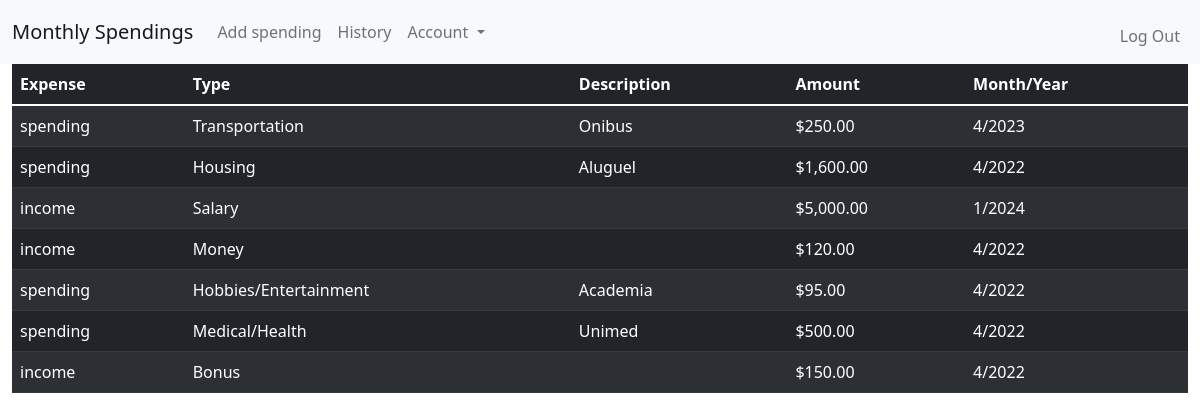
Page /history (signed in) on the earlier database version.
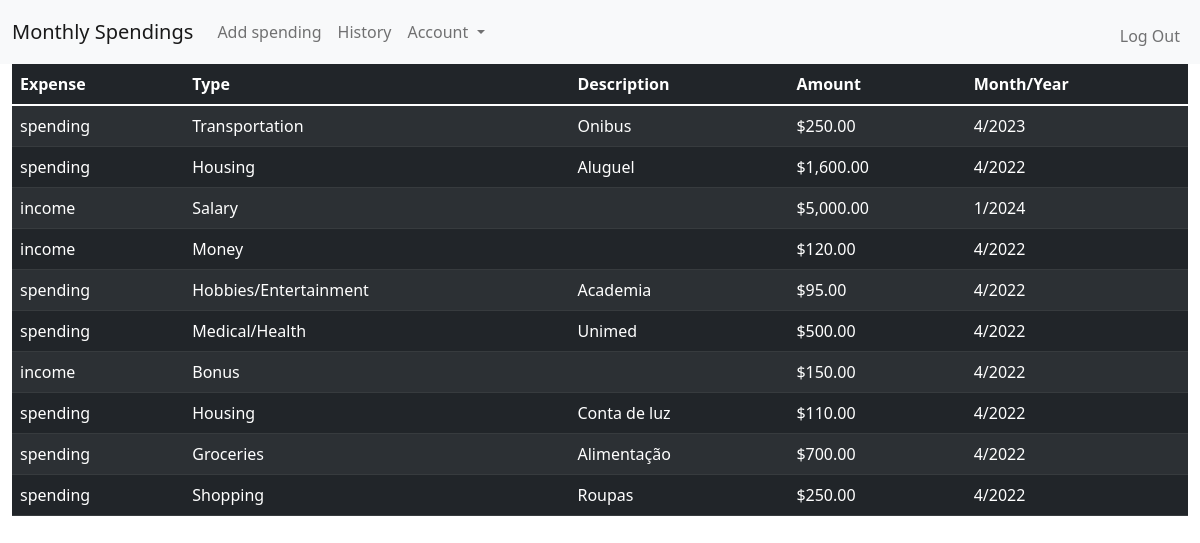
Same page on the later database version.
### tables this page shows
CREATE TABLE user_history (transaction_id INTEGER PRIMARY KEY AUTOINCREMENT NOT NULL, user_id INTEGER NOT NULL, spending TEXT NOT NULL, type TEXT NOT NULL, description TEXT NOT NULL, amount NUMERIC NOT NULL, date TEXT NOT NULL);

### app.py (the view)
@app.route("/history")
@login_required
def history():
    database = sqlite3.connect("users.db")
    db = database.cursor()
    db.execute("SELECT * FROM user_history WHERE user_id=?", (session["user_id"],))
    history = db.fetchall()
    amount = []
    for items in history:
        amount.append(usd(items[5]))
    database.close()
    return render_template("history.html", history=history, amount=amount)

### helpers.py (called while the page is built)
def login_required(f):
    @wraps(f)
    def decorated_function(*args, **kwargs):
        if session.get("user_id") is None:
            return redirect("/logni")
        return f(*args, **kwargs)
    return decorated_function

def usd(value):
    return f"${value:,.2f}"

### templates/history.html (shortened to what this page needs)
{% extends "layout.html" %}
{% block head %}<link rel="stylesheet" href="../static/style.css">{% endblock %}
{% block main %}
<div class="container-fluid">
    <table class="table table-dark table-striped history">
        <thead>
            <tr class="table-dark">
                <th class="table-dark">Expense</th>
                <th class="table-dark">Type</th>
                <th class="table-dark">Description</th>
                <th class="table-dark">Amount</th>
                <th class="table-dark">Month/Year</th>
            </tr>
        </thead>
        <tbody>
            {% for expenses in history %}
            <tr class="table-dark">
                <td class="table-dark">{{ expenses[2] }}</td>
                <td class="table-dark">{{ expenses[3] }}</td>
                <td class="table-dark">{{ expenses[4] }}</td>
                <td class="table-dark">{{ amount[loop.index0] }}</td>
                <td class="table-dark">{{ expenses[6] }}</td>
            </tr>
            {% endfor %}
        </tbody>
    </table>
</div>
{% endblock %}

### templates/layout.html (shortened to what this page needs)
<!DOCTYPE html>
<html lang="en">
<head>
    <link href="https://cdn.jsdelivr.net/npm/bootstrap@5.1.3/dist/css/bootstrap.min.css" rel="stylesheet">
    {% block head %}{% endblock %}
</head>
<body>
    <header>
        <nav class="navbar navbar-expand-lg navbar-light bg-light">
            <div class="container-fluid">
              <a class="navbar-brand" href="/">Monthly Spendings</a>
              <div class="collapse navbar-collapse" id="navbarSupportedContent">
                {% if session["user_id"] %}
                  <ul class="navbar-nav me-auto mb-2 mb-lg-0">
                    <li class="nav-item">
                      <a class="nav-link " aria-current="page" href="/spending">Add spending</a>
                    </li>
                    <li class="nav-item">
                      <a class="nav-link" href="/history">History</a>
                    </li>
                    <li class="nav-item dropdown">
                      <a class="nav-link dropdown-toggle" id="navbarDropdown" role="button" data-bs-toggle="dropdown" aria-expanded="false">
                        Account
                      </a>
                    </li>
                  </ul>
                  <ul class="navbar-nav ms-auto mt-2">
                    <li class="nav-tem"><a class="nav-link" href="/logout">Log Out</a></li>
                </ul>
                {% else %}
                  <ul class="navbar-nav ms-auto mt-2">
                      <li class="nav-tem"><a class="nav-link" href="/register">Register</a></li>
                      <li class="nav-tem"><a class="nav-link" href="/login">Login</a></li>
                  </ul>
                {% endif %}
              </div>
            </div>
          </nav>
    </header>
    <main>
        {% block main %}{% endblock %}
    </main>
  </body>
</html>

Differences in the rows shown:
added user_history: spending "spending", type "Housing", description "Conta de luz", amount "$110.00", date "4/2022"
added user_history: spending "spending", type "Groceries", description "Alimentação", amount "$700.00", date "4/2022"
added user_history: spending "spending", type "Shopping", description "Roupas", amount "$250.00", date "4/2022"
